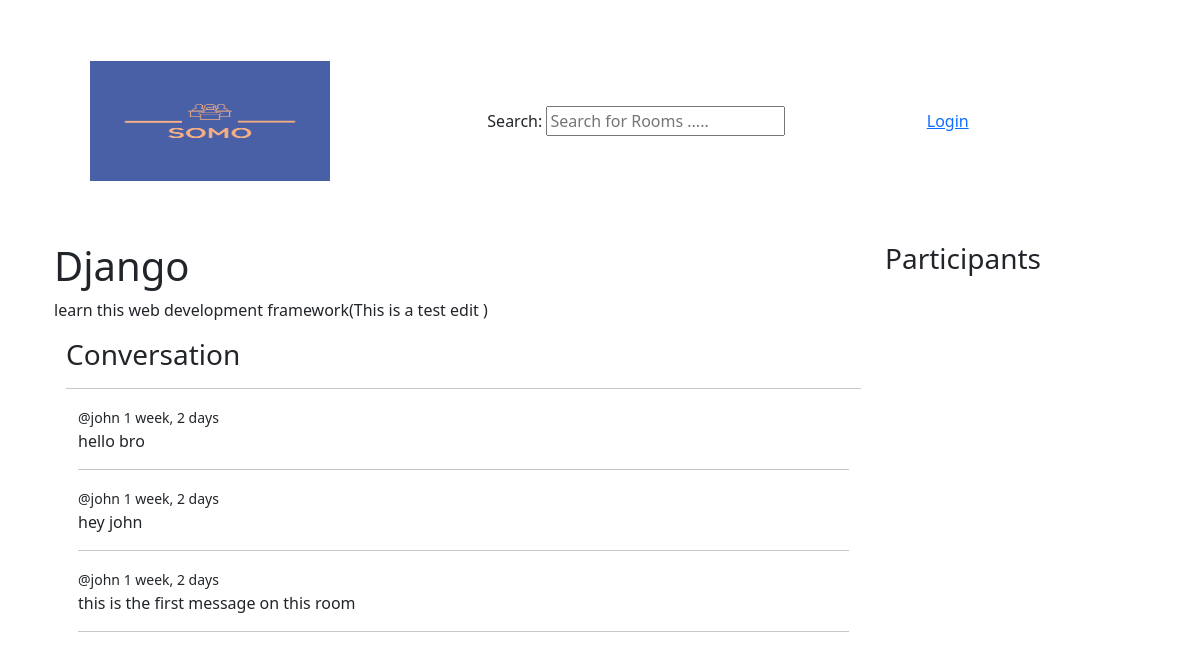
The page /room/4/ on the database its author committed.
### base/models.py (models this page shows, shortened)
class Room(models.Model):
    host = models.ForeignKey(User, on_delete=models.SET_NULL, null=True)
    topic = models.ForeignKey(Topic, on_delete=models.SET_NULL, null=True)
    name = models.CharField(max_length=250)
    description = models.TextField(null=True, blank=True)
    participants = models.ManyToManyField(User, related_name='participants', blank=True)
    updated = models.DateTimeField(auto_now=True)
    created = models.DateTimeField(auto_now_add=True)
    class Meta:
        ordering = ['-updated', '-created']

class Message(models.Model):
    user = models.ForeignKey(User, on_delete=models.CASCADE)
    room = models.ForeignKey(Room, on_delete=models.CASCADE)
    body = models.TextField()
    updated = models.DateTimeField(auto_now=True)
    created = models.DateTimeField(auto_now_add=True)
    class Meta:
        ordering = ['-updated', '-created']

### base/views.py (the view, shortened to what this page needs)
# urls.py: path('room/<str:pk>/', views.room, name='room'),
def room(request, pk):
    room = Room.objects.get(id=pk)
    room_messages = room.message_set.all()
    participants = room.participants.all()
    context = {'room': room, 'room_messages': room_messages, 'participants': participants}
    return render(request, 'base/room.html', context)

### base/templates/base/room.html (shortened to what this page needs)
{% extends 'main.html' %}
{% load bootstrap5 %}
{% block content %}
    <div class="room-container container">
        <div>
                <h1>{{ room.name }}</h1>
            <p>{{ room.description }}</p>
            <div class="comment-wrapper container">
                <h3>Conversation</h3>
                <hr>
                {% for message in room_messages %}
                    <div class="container">
                        <small>@{{ message.user }} {{ message.created|timesince }}</small>
                        <p>{{ message.body }}</p>
                        <hr>
                    </div>
                {% endfor %}
            </div>
        </div>
        <div class="container">
            <h3>Participants</h3>
        </div>
    </div>
{% endblock content %}

### base/templates/base/room.html (style rules this page uses)
.room-container { display: grid; grid-template-columns: 3fr 1fr; }

### rows shown on the page
Room: name "Django", description "learn this web development framework(This is a test edit )"
Message: user "john", created "1 week, 2 days", body "hello bro"
Message: user "john", created "1 week, 2 days", body "hey john"
Message: user "john", created "1 week, 2 days", body "this is the first message on this room"
